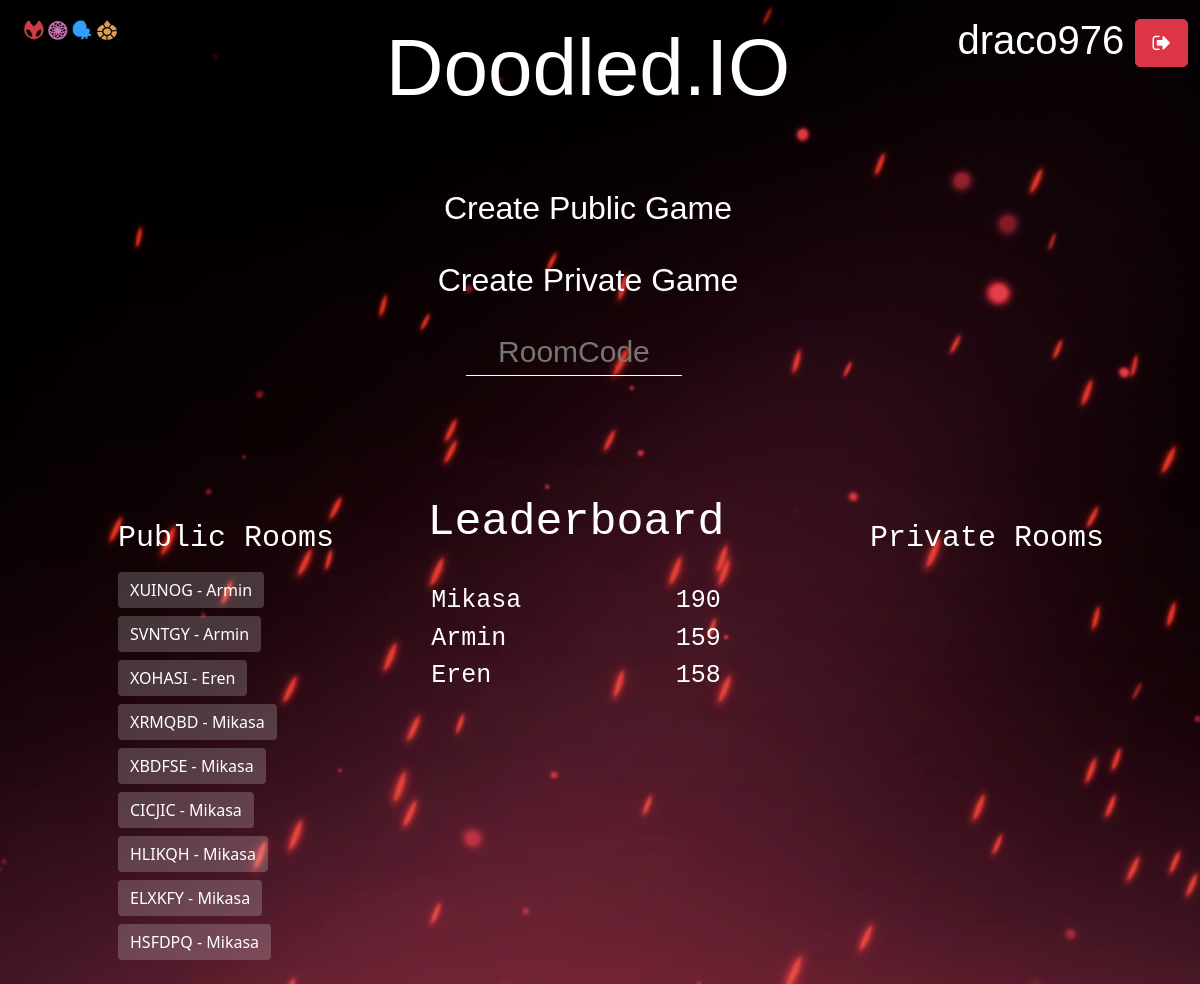
The page /menu/ (signed in) on the database its author committed.
### chats/models.py (models this page shows)
class Room(models.Model):
    owner = models.ForeignKey(User, on_delete=models.CASCADE)
    room_code = models.CharField(max_length=6, default="")
    room_type = models.CharField(max_length=7, default="")
    canvas_data_url = models.TextField(default="none")
    started = models.BooleanField(default=False)
    done_players = models.ManyToManyField(User, related_name="done_players")
    rem_players = models.ManyToManyField(User, related_name="rem_players")
    current_player = models.ForeignKey(User, on_delete=models.SET(owner), related_name="current_player")
    guessed = models.ManyToManyField(User, related_name="guessed")
    word = models.CharField(max_length=100, default="")
    startTime = models.DateTimeField(auto_now_add=True)
    round_no = models.IntegerField(default=0)
    def __str__(self) -> str:
        return self.room_code

### doodle/views.py (the view)
# urls.py: path('menu/', views.menu, name='menu'),
def menu(request):
    user = request.user
    if user.is_authenticated:
        template = loader.get_template('menu.html')
        user_list = User.objects.all()
        code_list = Room.objects.all()
        admin = []
        nonadmin = []
        for player in user_list:
            if player.is_superuser:
                admin.append(player)
            else :
                nonadmin.append((player, player.user_score.high_score))
        nonadmin.sort(reverse=True, key = lambda x: x[1])
        context = {
            'username': user.username,
            'admin': admin,
            'codelist': code_list,
            'loggedin': user,
            'nonadmin': nonadmin,
        }
        return HttpResponse(template.render(context, request))
    else:
        return redirect('/accounts/login')

### templates/menu.html (shortened to what this page needs)
{% extends 'login-reg-base.html' %}
{% block content %}
    <div class= "col align-self-end top-right"
    style="position: absolute; right: 0; top: 0; color: white; text-align:right;
    margin-top: 10px;"
    >
      <p style="font-family: 'Supernatural Knight', sans-serif; font-size: 40px;">{{username}}
      <a href = "{% url 'logout' %}"><button class="btn btn-danger btn-lg"><i class="fa fa-sign-out"></i></button></a>
      </p>
    </div>
    <div style=" font-family: 'monaco', monospace; text-align: center;">
      <br>
      <br>
      <a href="{% url 'main0' %}" class="themed-button">
        <span class="inactive">Create Public Game</span>
      </a>
      <br>
      <br>
      <a href="{% url 'main1' %}" class="themed-button">
        <span class="inactive">Create Private Game</span>
      </a>
      <br>
      <br>
    </div>
    <div class="row justify-content-center">
      <div class="col-3" style="text-align: center;">
        <input id="roomcode"
          type="text"
          name="roomcode"
          class="themed-input"
          style="text-align: center; font-family: 'Supernatural Knight', sans-serif; color: white; border-bottom: 1px solid white ; font-size: 30px;"
          placeholder="RoomCode"
          size="10"
          >
      <br>
      </div>
      <br>
    </div>
    <div class="row">
      <br>
      <br>
      <br>
      <br>
      <br>
    </div>
    <div class="row">
      <div class="col-1"></div>
      <div class="col-3">
        <br>
        <h3 style = "font-family: 'monaco',monospace; color: white; font-size: 30px;"> Public Rooms </h3>
        {% for codes in codelist %}
          {% if codes.room_type == "public" %}
            {% if codes.owner == loggedin %}
              <button class="btn btn-success mt-2 public" style=" background-color: rgba(255, 255, 255, 0.2); border: none;" value="{{codes}}"> {{codes}} </button>
              <button class = "btn btn-danger mt-2 delete" value="{{codes}}"><i class="fa fa-trash"></i></button>
            {% else %}
              <button class="btn btn-success mt-2 public" style="background-color: rgba(255, 255, 255, 0.2); border: none;" value="{{codes}}">
                 {{codes}}
                 - {{codes.owner.username}}
              </button>
            {% endif %}
            <br>
          {% endif %}
        {% endfor %}
        <br>
      </div>
      <div class="col-4" style="">
        <h2 style = "font-family: 'monaco',monospace; color: white; font-size: 45px; text-align: center;">
          Leaderboard
        </h2>
        <br>
        {% for user,score in nonadmin %}
          <div class="row" style="">
            <div class="col-1"></div>
            <div class="col-7" style="font-family: 'monaco',monospace; color: white; font-size: 25px;">
              {{user}}
            </div>
            <div class="col-3" style="font-family: 'monaco',monospace; color: white; text-align: right; font-size: 25px;">
              {{score}}
            </div>
            <div class="col-1"></div>
          </div>
        {% endfor %}
      </div>
      <div class="col-1"></div>
      <div class="col-3">
        <br>
        <h3 style = "font-family: 'monaco',monospace; color: white; font-size: 30px;"> Private Rooms</h3>
        <br>
      </div>
    </div>
{% endblock %}

### static/style.css (style rules this page uses)
.themed-button { font-family: 'Supernatural Knight', sans-serif; color: white; font-size: 32px; transition: all 0.5s; text-decoration: none; }
.themed-input { background-color: transparent; border-bottom: white; color: white; border-top: none; border-left: none; border-right: none; }
h3 { color:#bad80a; }
html,body { height: 100%; }

### rows shown on the page
Room: room_code "XUINOG", owner.username "Armin"
Room: room_code "SVNTGY", owner.username "Armin"
Room: room_code "XOHASI", owner.username "Eren"
Room: room_code "XRMQBD", owner.username "Mikasa"
Room: room_code "XBDFSE", owner.username "Mikasa"
Room: room_code "CICJIC", owner.username "Mikasa"
Room: room_code "HLIKQH", owner.username "Mikasa"
Room: room_code "ELXKFY", owner.username "Mikasa"
Room: room_code "HSFDPQ", owner.username "Mikasa"

### other values the page prints
{{ username }} "draco976"
{{ user }} "Mikasa"
{{ score }} "190"
{{ user }} "Armin"
{{ score }} "159"
{{ user }} "Eren"
{{ score }} "158"
